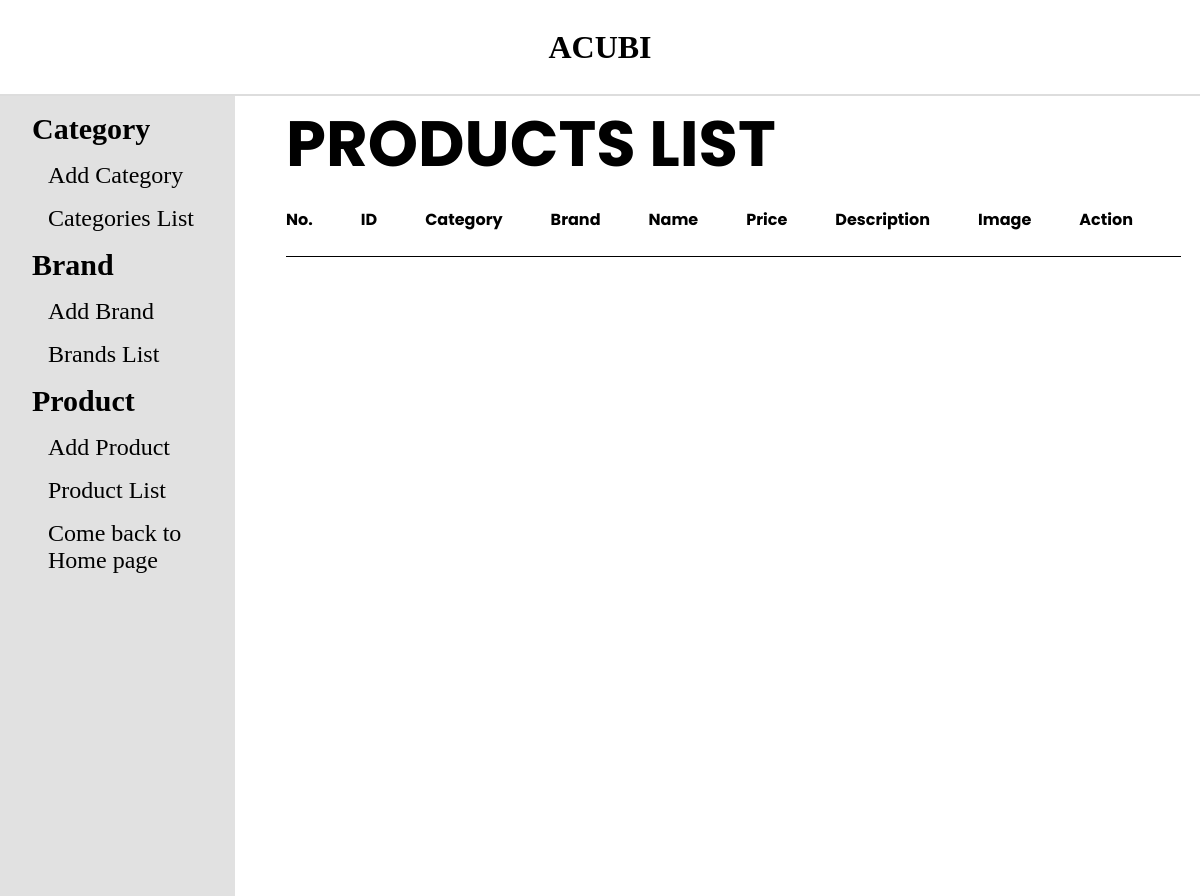
The app's page /admin/productlist.php, older data.
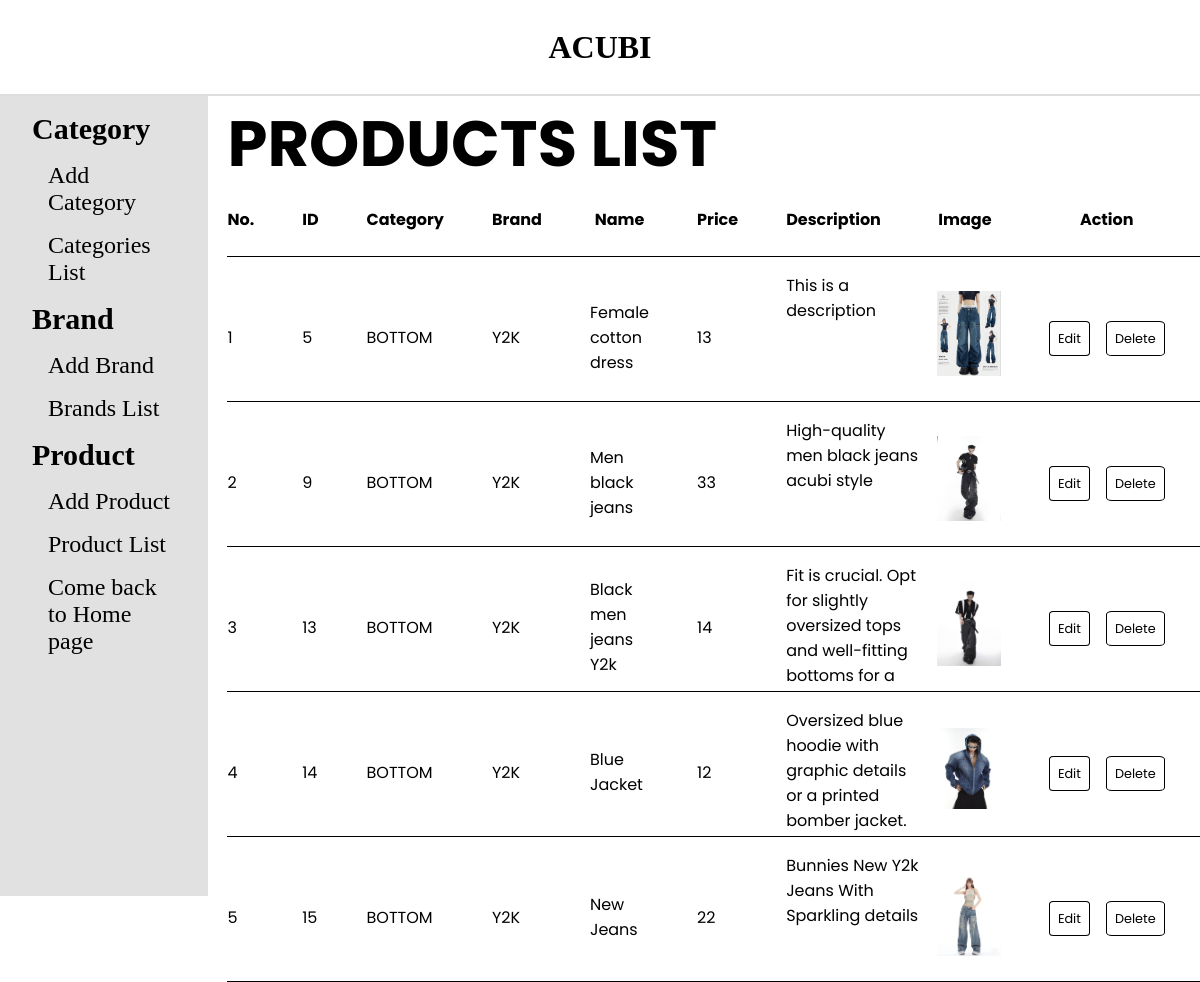
The same page, newer data.
### tables this page shows
CREATE TABLE `tbl_product` (
  `product_id` int(11) NOT NULL,
  `category_id` int(11) NOT NULL,
  `brand_id` int(11) NOT NULL,
  `product_name` varchar(255) NOT NULL,
  `product_price` double NOT NULL,
  `product_desc` varchar(255) NOT NULL,
  `product_img` varchar(255) NOT NULL
);

CREATE TABLE `tbl_category` (
  `category_id` int(11) NOT NULL,
  `category_name` varchar(255) NOT NULL,
  `category_img` varchar(255) NOT NULL
);

CREATE TABLE `tbl_brand` (
  `brand_id` int(11) NOT NULL,
  `category_id` int(11) NOT NULL,
  `brand_name` varchar(255) NOT NULL
);

### admin/database.php (called while the page is built, shortened)
<?php
class Database
{
    public $host = DB_HOST;
    public $user = DB_USER;
    public $pass = DB_PASS;
    public $dbname = DB_NAME;
    public $link;
    private function connectDB()
    {
        $this->link = new mysqli($this->host, $this->user, $this->pass, $this->dbname);
    }
    public function select($query)
    {
        $result = $this->link->query($query) or
            die($this->link->error . __LINE__);
        if ($result->num_rows > 0) {
            return $result;
        } else {
            return false;
        }
    }
}
?>

### admin/class/product_class.php (called while the page is built, shortened)
<?php
    include "database.php";
?>
<?php
class Product {
    private $db;
    public function __construct() {
        $this -> db = new Database();
    }
    public function showProduct() {
        $query = "SELECT tbl_product.*, tbl_category.category_name, tbl_brand.brand_name
        FROM tbl_product
        INNER JOIN tbl_category ON tbl_product.category_id = tbl_category.category_id
        INNER JOIN tbl_brand ON tbl_category.category_id = tbl_brand.category_id
        ORDER BY product_id";
        $result = $this -> db -> select($query);
        return $result;
    }
}
?>

### admin/productlist.php (the view)
<?php
include "header.php";
include "sidebar.php";
require_once "class/product_class.php";
?>
<?php
$product = new Product;
$showProduct = $product->showProduct();
?>
<div class="right">
    <div class="product-list">
        <h1>PRODUCTS LIST</h1>
        <table>
            <tr>
                <th>No.</th>
                <th>ID</th>
                <th>Category</th>
                <th>Brand</th>
                <th>Name</th>
                <th>Price</th>
                <th>Description</th>
                <th>Image</th>
                <th colspan="2">Action</th>
            </tr>
            <?php
            if ($showProduct) {
                $i = 0;
                while ($result = $showProduct->fetch_assoc()) {
                    $i++;
            ?>
                    <tr>
                        <td><?php echo $i ?></td>
                        <td><?php echo $result['product_id'] ?></td>
                        <td><?php echo $result['category_name'] ?></td>
                        <td><?php echo $result['brand_name']    ?></td>
                        <td><?php echo $result['product_name'] ?></td>
                        <td><?php echo $result['product_price'] ?></td>
                        <td>
                                <?php echo $result['product_desc'] ?>
                            </td>
                        <td><img src="uploads/<?php echo $result['product_img'] ?>"></td>
                        <td>
                                <a class="btn" href="productedit.php?product_id=<?php echo $result['product_id'] ?>">
                                    Edit
                                </a>
                        </td>
                        <td>
                                <a class="btn" href="productdelete.php?product_id= <?php echo $result['product_id'] ?>">
                                    Delete
                                </a>
                        </td>
                    </tr>
            <?php
                }
            }
            ?>
        </table>
    </div>
</div>
</section>
</body>
</html>

### admin/header.php (shortened to what this page needs)
<!DOCTYPE html>
<html lang="en">
<head>
  <link rel="stylesheet" href="style.css">
</head>
<body>
  <header>
    <h1>ACUBI</h1>
  </header>

### admin/sidebar.php (shortened to what this page needs)
<section class="admin-content">
    <div class="left">
      <ul>
        <li><div href="" class="unselected">Category</div></li>
            <ul>
              <li><a href="categoryadd.php">Add Category</a></li>
              <li><a href="categorylist.php">Categories List</a></li>
            </ul>
        <li><div href="" class="unselected">Brand</div></li>
          <ul>
            <li><a href="brandadd.php">Add Brand</a></li>
            <li><a href="brandlist.php">Brands List</a></li>
          </ul>
        <li><div href="" class="unselected">Product</div></li>
        <ul>
          <li><a href="productadd.php">Add Product</a></li>
          <li><a href="productlist.php">Product List</a></li>
        </ul>
        <ul>
          <li><a href="../index.php">Come back to Home page</a></li>
        </ul>
      </ul>
    </div>

### admin/style.css (style rules this page uses)
* { margin: 0; padding: 0; box-sizing: border-box; color: black; outline: none; }
.btn { background: transparent; padding: .5rem; font-size: .8rem; border: 1px solid; border-radius: 10%; width: 2rem; }
a { font-size: 1.5rem; text-decoration: none; }
ul { list-style: none; }
header { height: 6rem; width: 100vw; border-bottom: 2px solid #ddd; display: flex; justify-content: center; align-items: center; }
.admin-content { display: flex; }
.admin-content .left { background: #dddd; width: 20%; height: 100vh; padding: 0 2rem 0 2rem; }
.admin-content .left ul li { margin: 1rem 0; }
.admin-content .left ul ul { margin-left: 1rem; }
.admin-content .right { margin-left: 2rem; font-family: "Poppins"; display: flex; justify-content: center; }
.right { font-family: "Poppins"; }
.right h1 { text-align: left; font-size: 4rem; }
.right { display: flex; justify-content: center; width: 80%; }
img { margin: 1rem 0 1rem .5rem; width: 4rem; height: auto; object-fit: cover; align-items: center; }
.product-list table { border-collapse: collapse; }
.product-list tr { border-bottom: 1px solid; }
.product-list tr, .product-list th, .product-list td { padding: 1rem 3rem 0rem 0; }
.product-list th { padding-bottom: 1.5rem; }
.product-list table { max-width: 100%; overflow-x: auto; }
.product-list td:nth-child(9) { padding-right: 1rem; }
.product-list td:nth-child(7) { padding:1rem .5rem .5rem 0; float:left; max-width: 20rem; overflow-y: auto; word-wrap: break-word; word-break: break-word; height: 9rem; }

### admin/sidebar.php (style rules this page uses)
li div { font-size: 30px; font-weight: bold; }

Row changes from the older to the newer data that the page shows:
added tbl_product: product_id "5", category.category_name "BOTTOM", brand.brand_name "Y2K", product_name "Female cotton dress", product_price "13", product_desc "This is a description", product_img (picture)
added tbl_product: product_id "9", category.category_name "BOTTOM", tbl_brand.brand_name "Y2K", product_name "Men black jeans", product_price "33", product_desc "High-quality men black jeans acubi style", product_img (picture)
added tbl_product: product_id "13", category.category_name "BOTTOM", brand.brand_name "Y2K", product_name "Black men jeans Y2k", product_price "14", product_desc "Fit is crucial. Opt for slightly oversized tops and well-fitting bottoms for a…", product_img (picture)
added tbl_product: product_id "14", category.category_name "BOTTOM", brand.brand_name "Y2K", product_name "Blue Jacket", product_price "12", product_desc "Oversized blue hoodie with graphic details or a printed bomber jacket.", product_img (picture)
added tbl_product: product_id "15", category.category_name "BOTTOM", brand.brand_name "Y2K", product_name "New Jeans", product_price "22", product_desc "Bunnies New Y2k Jeans With Sparkling details", product_img (picture)
